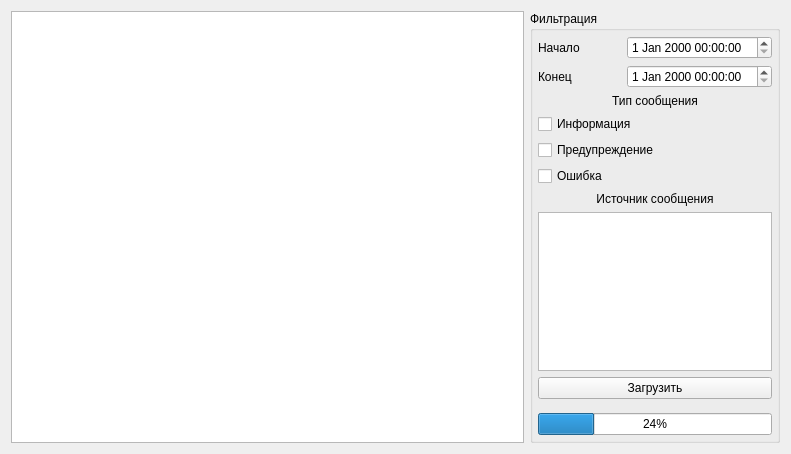
<?xml version="1.0" encoding="UTF-8"?>
<ui version="4.0">
 <class>WatcherForm</class>
 <widget class="QWidget" name="WatcherForm">
  <property name="geometry">
   <rect>
    <x>0</x>
    <y>0</y>
    <width>791</width>
    <height>454</height>
   </rect>
  </property>
  <property name="windowTitle">
   <string>Form</string>
  </property>
  <property name="windowIcon">
   <iconset resource="../../../core/frameWork/resources/framework_resources.qrc">
    <normaloff>:/images/flavour-extended-png/moleskine_black.png</normaloff>:/images/flavour-extended-png/moleskine_black.png</iconset>
  </property>
  <layout class="QGridLayout" name="gridLayout">
   <item row="0" column="0">
    <widget class="QTextBrowser" name="textBrowser"/>
   </item>
   <item row="0" column="1">
    <widget class="QGroupBox" name="groupBox">
     <property name="minimumSize">
      <size>
       <width>250</width>
       <height>0</height>
      </size>
     </property>
     <property name="maximumSize">
      <size>
       <width>200</width>
       <height>16777215</height>
      </size>
     </property>
     <property name="title">
      <string>Фильтрация</string>
     </property>
     <layout class="QGridLayout" name="gridLayout_2">
      <property name="leftMargin">
       <number>5</number>
      </property>
      <property name="topMargin">
       <number>5</number>
      </property>
      <property name="rightMargin">
       <number>5</number>
      </property>
      <property name="bottomMargin">
       <number>5</number>
      </property>
      <item row="0" column="0">
       <widget class="QLabel" name="label">
        <property name="text">
         <string>Начало</string>
        </property>
       </widget>
      </item>
      <item row="1" column="0">
       <widget class="QLabel" name="label_2">
        <property name="text">
         <string>Конец</string>
        </property>
       </widget>
      </item>
      <item row="9" column="0" colspan="2">
       <spacer name="verticalSpacer">
        <property name="orientation">
         <enum>Qt::Vertical</enum>
        </property>
        <property name="sizeHint" stdset="0">
         <size>
          <width>20</width>
          <height>40</height>
         </size>
        </property>
       </spacer>
      </item>
      <item row="1" column="1">
       <widget class="QDateTimeEdit" name="dateTimeEdit_2"/>
      </item>
      <item row="0" column="1">
       <widget class="QDateTimeEdit" name="dateTimeEdit"/>
      </item>
      <item row="5" column="0" colspan="2">
       <widget class="QCheckBox" name="checkBox_3">
        <property name="text">
         <string>Ошибка</string>
        </property>
       </widget>
      </item>
      <item row="3" column="0" colspan="2">
       <widget class="QCheckBox" name="checkBox">
        <property name="layoutDirection">
         <enum>Qt::LeftToRight</enum>
        </property>
        <property name="text">
         <string comment="0">Информация</string>
        </property>
        <property name="tristate">
         <bool>false</bool>
        </property>
       </widget>
      </item>
      <item row="2" column="0" colspan="2">
       <widget class="QLabel" name="label_3">
        <property name="text">
         <string>Тип сообщения</string>
        </property>
        <property name="alignment">
         <set>Qt::AlignCenter</set>
        </property>
       </widget>
      </item>
      <item row="4" column="0" colspan="2">
       <widget class="QCheckBox" name="checkBox_2">
        <property name="text">
         <string>Предупреждение</string>
        </property>
       </widget>
      </item>
      <item row="7" column="0" colspan="2">
       <widget class="QListWidget" name="listWidget"/>
      </item>
      <item row="10" column="0" colspan="2">
       <widget class="QProgressBar" name="progressBar">
        <property name="value">
         <number>24</number>
        </property>
       </widget>
      </item>
      <item row="6" column="0" colspan="2">
       <widget class="QLabel" name="label_4">
        <property name="text">
         <string>Источник сообщения</string>
        </property>
        <property name="alignment">
         <set>Qt::AlignCenter</set>
        </property>
       </widget>
      </item>
      <item row="8" column="0" colspan="2">
       <widget class="QPushButton" name="pushButton">
        <property name="text">
         <string>Загрузить</string>
        </property>
       </widget>
      </item>
     </layout>
    </widget>
   </item>
  </layout>
 </widget>
 <resources>
  <include location="../../../core/frameWork/resources/framework_resources.qrc"/>
 </resources>
 <connections/>
</ui>
